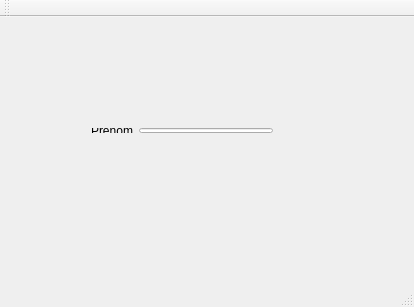
<?xml version="1.0" encoding="UTF-8"?>
<ui version="4.0">
 <class>MainWindow</class>
 <widget class="QMainWindow" name="MainWindow">
  <property name="geometry">
   <rect>
    <x>0</x>
    <y>0</y>
    <width>414</width>
    <height>307</height>
   </rect>
  </property>
  <property name="windowTitle">
   <string>MainWindow</string>
  </property>
  <widget class="QWidget" name="centralWidget">
   <widget class="QWidget" name="">
    <property name="geometry">
     <rect>
      <x>80</x>
      <y>100</y>
      <width>204</width>
      <height>27</height>
     </rect>
    </property>
    <layout class="QGridLayout" name="gridLayout">
     <item row="0" column="0">
      <widget class="QLabel" name="label">
       <property name="text">
        <string>Prénom</string>
       </property>
      </widget>
     </item>
     <item row="0" column="1">
      <widget class="QLineEdit" name="lineEdit"/>
     </item>
    </layout>
   </widget>
  </widget>
  <widget class="QMenuBar" name="menuBar">
   <property name="geometry">
    <rect>
     <x>0</x>
     <y>0</y>
     <width>414</width>
     <height>22</height>
    </rect>
   </property>
  </widget>
  <widget class="QToolBar" name="mainToolBar">
   <attribute name="toolBarArea">
    <enum>TopToolBarArea</enum>
   </attribute>
   <attribute name="toolBarBreak">
    <bool>false</bool>
   </attribute>
  </widget>
  <widget class="QStatusBar" name="statusBar"/>
 </widget>
 <layoutdefault spacing="6" margin="11"/>
 <resources/>
 <connections/>
</ui>
